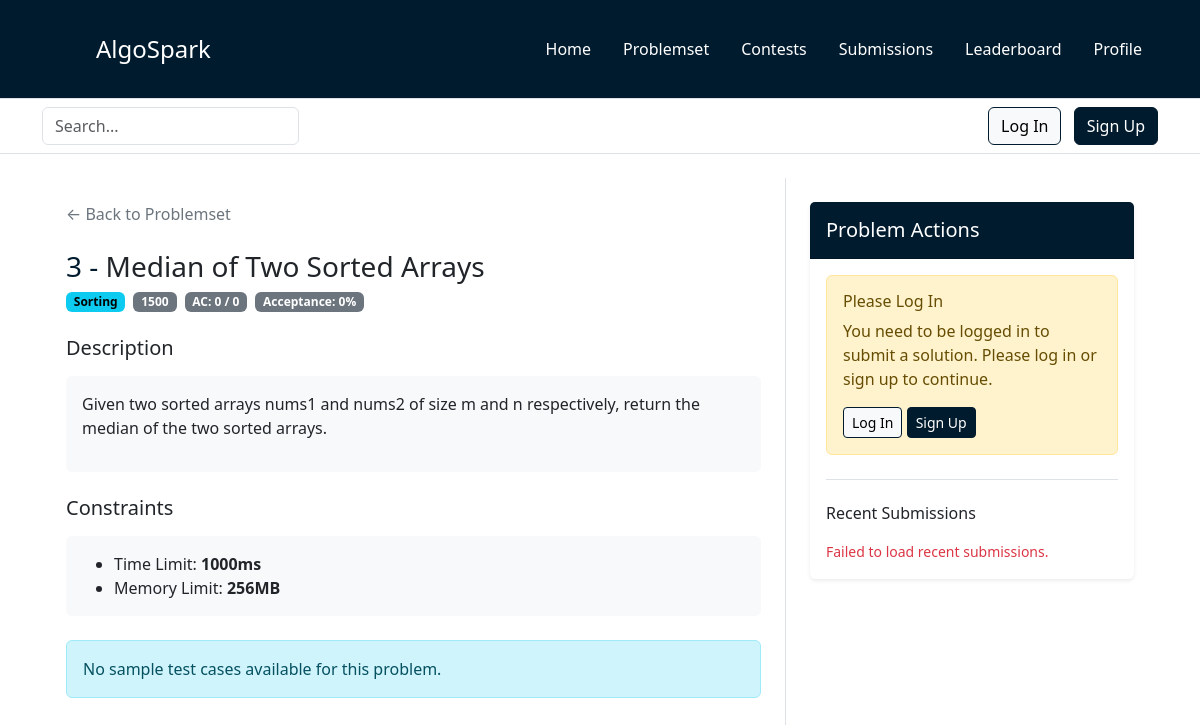
/public/pages/problem.php?problem_id=3, run on an earlier commit of the app's database.
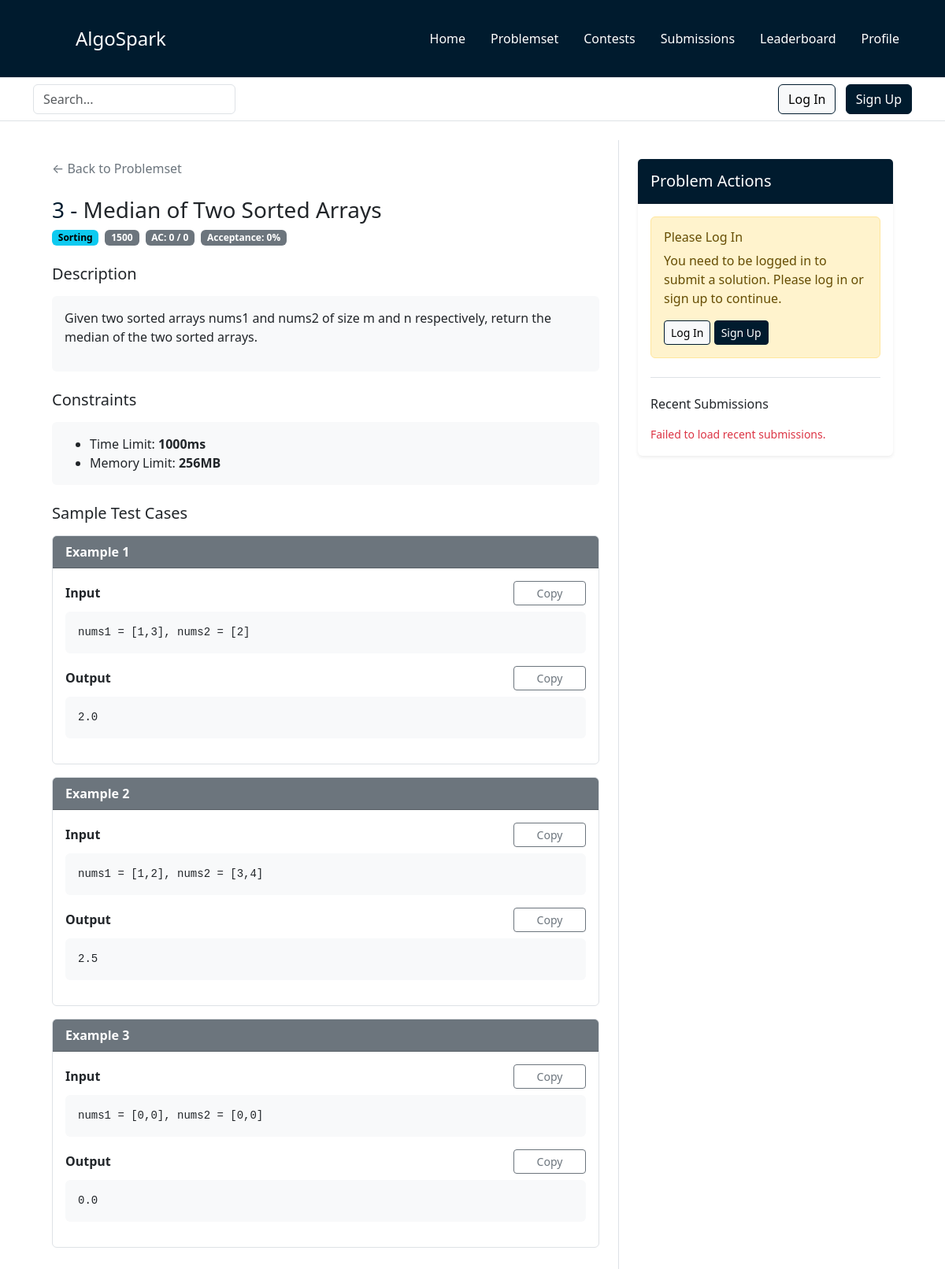
And on a later commit of the database.
### tables this page shows
CREATE TABLE problems (
    id INT PRIMARY KEY AUTO_INCREMENT,
    title VARCHAR(200) NOT NULL UNIQUE,
    description LONGTEXT NOT NULL,
    difficulty INT NOT NULL DEFAULT 900,
    category VARCHAR(300) NOT NULL DEFAULT 'General',
    time_limit_ms INT DEFAULT 1000,
    memory_limit_mb INT DEFAULT 256,
    author_id INT,
    success_count INT DEFAULT 0,
    total_attempts INT DEFAULT 0,
    acceptance_rate DECIMAL(5, 2) DEFAULT 0.00,
    created_at TIMESTAMP DEFAULT CURRENT_TIMESTAMP,
    updated_at TIMESTAMP DEFAULT CURRENT_TIMESTAMP ON UPDATE CURRENT_TIMESTAMP,
    
    FOREIGN KEY (author_id) REFERENCES users(id) ON DELETE SET NULL,
    INDEX idx_difficulty (difficulty),
    INDEX idx_category (category),
    INDEX idx_created_at (created_at)
);

CREATE TABLE test_cases (
    id INT PRIMARY KEY AUTO_INCREMENT,
    problem_id INT NOT NULL,
    input LONGTEXT NOT NULL,
    expected_output LONGTEXT NOT NULL,
    is_sample BOOLEAN DEFAULT FALSE,
    order_index INT DEFAULT 0,
    created_at TIMESTAMP DEFAULT CURRENT_TIMESTAMP,
    
    FOREIGN KEY (problem_id) REFERENCES problems(id) ON DELETE CASCADE,
    INDEX idx_problem_id (problem_id),
    INDEX idx_is_sample (is_sample)
);

### backend/class/ConnexionDB.php (called while the page is built, shortened)
<?php
class ConnexionDB
{
    private static $_dbname = "algosparkDB";
    private static $_user = "clientalgospark";
    private static $_pwd = "Algospark123!";
    private static $_host = "127.0.0.1";
    private static $_bdd = null;
    private function __construct()
    {
        try {
            self::$_bdd = new PDO("mysql:host=" . self::$_host . ";dbname=" . self::$_dbname . ";charset=utf8", self::$_user, self::$_pwd, array(PDO::MYSQL_ATTR_INIT_COMMAND => 'SET NAMES UTF8'));
        } catch (PDOException $e) {
            die('Erreur : ' . $e->getMessage());
        }
    }
    public static function getInstance(): ?PDO
    {
        return (self::$_bdd);
    }
}

### backend/class/ProblemsRepository.php (called while the page is built, shortened)
<?php
class ProblemsRepository extends Repository
{
    public function __construct()
    {
        return parent::__construct(self::tableName);
    }
}

### backend/class/Repository.php (called while the page is built, shortened)
<?php
abstract class Repository implements IRepository
{
    protected $db;
    public function __construct(protected $tableName)
    {
        $this->db = ConnexionDB::getInstance();
    }
    public function findById($id)
    {
        $response = $this->db->prepare("select * from {$this->tableName} where id = ?");
        $response->execute([$id]);
        return $response->fetch(PDO::FETCH_OBJ);
    }
}

### backend/class/TestCasesRepository.php (called while the page is built, shortened)
<?php
class TestCasesRepository extends Repository
{
    public function __construct()
    {
        return parent::__construct(self::tableName);
    }
    public function findSampleByProblemId(int $problemId): array
    {
        $response = $this->db->prepare("SELECT * FROM {$this->tableName} WHERE problem_id = ? AND is_sample = 1 ORDER BY order_index ASC");
        $response->execute([$problemId]);
        return $response->fetchAll(PDO::FETCH_OBJ);
    }
}

### public/pages/problem.php (the view, shortened to what the rows shown need)
<!doctype html>
<html lang="en">
<?php
require_once __DIR__ . '/../components/head.php';
$problemId = isset($_GET['problem_id']) ? (int) $_GET['problem_id'] : 0;
if ($problemId <= 0) {
    $errorMessage = 'Invalid problem ID';
    $problem = null;
    $testCases = [];
    $languages = [];
} else {
    $ProblemsRepository = new ProblemsRepository();
    $TestCasesRepository = new TestCasesRepository();
    $problem = $ProblemsRepository->findById($problemId);
    if (!$problem) {
        $errorMessage = 'Problem not found';
        $testCases = [];
        $languages = [];
    } else {
        $errorMessage = null;
        $testCases = $TestCasesRepository->findSampleByProblemId($problemId);
    }
}
?>
<body>
    <main class="container mt-4">
        <?php if ($errorMessage): ?>
            <div class="container">
                <div class="alert alert-danger" role="alert">
                    <h4>Error</h4>
                    <p><?= htmlspecialchars($errorMessage, ENT_QUOTES, 'UTF-8') ?></p>
                    <a href="/public/pages/problemset.php" class="btn btn-primary">← Back to Problemset</a>
                </div>
            </div>
        <?php else: ?>
            <div class="row g-0">
                <div class="col-12 col-lg-8 border-end p-4 problem-pane">
                    <div class="mb-4">
                        <a href="/public/pages/problemset.php" class="text-decoration-none text-secondary">← Back to Problemset</a>
                    </div>
                    <div class="mb-4">
                        <h1 class="h3 mb-2">
                            <span class="text-info"><?= (int) $problem->id ?> - </span><?= htmlspecialchars((string) $problem->title, ENT_QUOTES, 'UTF-8') ?>
                        </h1>
                        <div class="d-flex flex-wrap gap-2 mb-3">
                            <span class="badge text-bg-info"><?= htmlspecialchars((string) $problem->category, ENT_QUOTES, 'UTF-8') ?></span>
                            <?php
                            $difficulty = htmlspecialchars((string) $problem->difficulty, ENT_QUOTES, 'UTF-8');
                            $difficultyClass = match ($difficulty) {
                                'Easy' => 'text-bg-success',
                                'Medium' => 'text-bg-warning',
                                'Hard' => 'text-bg-danger',
                                default => 'text-bg-secondary'
                            };
                            ?>
                            <span class="badge <?= $difficultyClass ?>"><?= $difficulty ?></span>
                            <span class="badge text-bg-secondary">
                                AC: <?= (int) $problem->success_count ?> / <?= (int) $problem->total_attempts ?>
                            </span>
                            <span class="badge text-bg-secondary">
                                Acceptance: <?= (int) $problem->acceptance_rate ?>%
                            </span>
                        </div>
                    </div>
                    <div class="mb-4">
                        <h5 class="mb-3">Description</h5>
                        <div class="card border-0 bg-light p-3">
                            <p><?= nl2br(htmlspecialchars((string) $problem->description, ENT_QUOTES, 'UTF-8')) ?></p>
                        </div>
                    </div>
                    <div class="mb-4">
                        <h5 class="mb-3">Constraints</h5>
                        <div class="card border-0 bg-light p-3">
                            <ul class="mb-0">
                                <li>Time Limit: <strong><?= (int) $problem->time_limit_ms ?>ms</strong></li>
                                <li>Memory Limit: <strong><?= (int) $problem->memory_limit_mb ?>MB</strong></li>
                            </ul>
                        </div>
                    </div>
                    <?php if (count($testCases) > 0): ?>
                        <div class="mb-4">
                            <h5 class="mb-3">Sample Test Cases</h5>
                            <?php foreach ($testCases as $index => $testCase): ?>
                                <div class="card mb-3 border">
                                    <div class="card-header bg-secondary text-white py-2">
                                        <strong>Example <?= $index + 1 ?></strong>
                                    </div>
                                    <div class="card-body p-3">
                                        <div class="mb-3">
                                            <div class="d-flex justify-content-between align-items-center mb-2">
                                                <label class="form-label fw-bold mb-0">Input</label>
                                                <button
                                                    type="button"
                                                    class="btn btn-outline-secondary btn-sm problem-copy-btn copy-testcase-btn"
                                                    data-copy-target="testcase-input-<?= (int) $testCase->id ?>">
                                                    Copy
                                                </button>
                                            </div>
                                            <pre class="bg-light p-3 rounded problem-io-code"><code id="testcase-input-<?= (int) $testCase->id ?>"><?= htmlspecialchars((string) $testCase->input, ENT_QUOTES, 'UTF-8') ?></code></pre>
                                        </div>
                                        <div>
                                            <div class="d-flex justify-content-between align-items-center mb-2">
                                                <label class="form-label fw-bold mb-0">Output</label>
                                                <button
                                                    type="button"
                                                    class="btn btn-outline-secondary btn-sm problem-copy-btn copy-testcase-btn"
                                                    data-copy-target="testcase-output-<?= (int) $testCase->id ?>">
                                                    Copy
                                                </button>
                                            </div>
                                            <pre class="bg-light p-3 rounded problem-io-code"><code id="testcase-output-<?= (int) $testCase->id ?>"><?= htmlspecialchars((string) $testCase->expected_output, ENT_QUOTES, 'UTF-8') ?></code></pre>
                                        </div>
                                    </div>
                                </div>
                            <?php endforeach; ?>
                        </div>
                    <?php else: ?>
                        <div class="alert alert-info mb-4">
                            No sample test cases available for this problem.
                        </div>
                    <?php endif; ?>
                </div>
                <div class="col-12 col-lg-4 p-4 problem-pane">
                    <div class="card shadow-sm border-0 problem-side-card">
                        <div class="card-header bg-primary text-white py-3">
                            <h5 class="mb-0">Problem Actions</h5>
                        </div>
                        <div class="card-body">
                            <?php if ($isLoggedIn): ?>
                                <button
                                    type="button"
                                    class="btn btn-success w-100"
                                    data-bs-toggle="modal"
                                    data-bs-target="#submitSolutionModal">
                                    Submit Solution
                                </button>
                            <?php else: ?>
                                <div class="alert alert-warning" role="alert">
                                    <h6 class="mb-2">Please Log In</h6>
                                    <p class="mb-0">You need to be logged in to submit a solution. Please log in or sign up to continue.</p>
                                    <button class="btn btn-light btn-sm mt-3" data-bs-toggle="modal" data-bs-target="#LogModal">
                                        Log In
                                    </button>
                                    <button class="btn btn-primary btn-sm mt-3" data-bs-toggle="modal" data-bs-target="#signmodal">
                                        Sign Up
                                    </button>
                                </div>
                            <?php endif; ?>
                            <div class="mt-4 pt-4 border-top">
                                <h6 class="mb-3">Recent Submissions</h6>
                                <div id="recentSubmissions" class="text-muted" data-problem-id="<?= (int) $problem->id ?>">
                                </div>
                            </div>
                        </div>
                    </div>
                </div>
            </div>
        <?php endif; ?>
    </main>
</body>
</html>

What changed in the data, as far as the page shows it:
now on this page (row edited): test_cases: input "nums1 = [1,3], nums2 = [2]", expected_output "2.0"
now on this page (row edited): test_cases: input "nums1 = [1,2], nums2 = [3,4]", expected_output "2.5"
now on this page (row edited): test_cases: input "nums1 = [0,0], nums2 = [0,0]", expected_output "0.0"
Also different on the page:
text no longer shown: "No sample test cases available for this problem."
text now shown: "Sample Test Cases"
